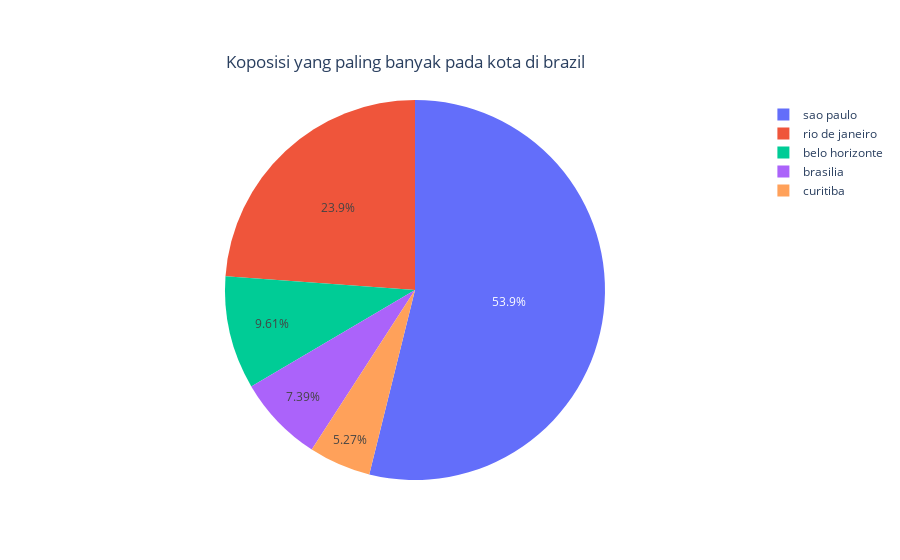

The cell this chart's notebook holds for it:
### Code cell
fig=px.pie(df_customer,values=top_city.head(5),names=top_city.head(5).keys()
            ,title='Koposisi yang paling banyak pada kota di brazil')
fig.update_layout(
    title={
        'y':0.9,
        'x':0.45,
        'xanchor': 'center',
        'yanchor': 'top'})
fig.show()

### Figure 1 — Plotly figure (JSON) as saved in the notebook; plotly's stock layout.template omitted (floating-point values rounded to 4 significant figures)
{"data": [{"domain": {"x": [0, 1], "y": [0, 1]}, "hovertemplate": "label=%{label}<br>value=%{value}<extra></extra>", "labels": ["sao paulo", "rio de janeiro", "belo horizonte", "brasilia", "curitiba"], "legendgroup": "", "name": "", "showlegend": true, "type": "pie", "values": [15540, 6882, 2773, 2131, 1521]}], "layout": {"legend": {"tracegroupgap": 0}, "title": {"text": "Koposisi yang paling banyak pada kota di brazil", "x": 0.45, "xanchor": "center", "y": 0.9, "yanchor": "top"}}}
